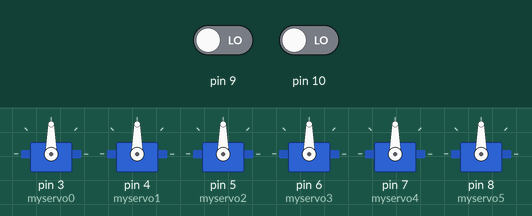
Recording of a sketch running on a simulated Arduino Uno, built with avr-gcc and run on an emulated ATmega328P. Parts: 6 × servo. The test bench sets the inputs (shaded band); at power-on: pin 10 LOW, pin 9 LOW.

Above: at 1.2 s.
1.3 s: pin 10 driven HIGH
At 3.3 s:
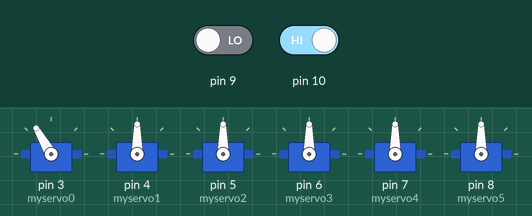
At 10.7 s:
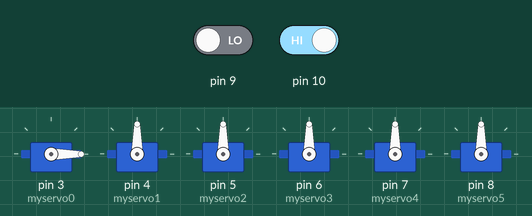
Timing chart, 0 to 35.1 s (numbered marks = the images above; inputs shaded):
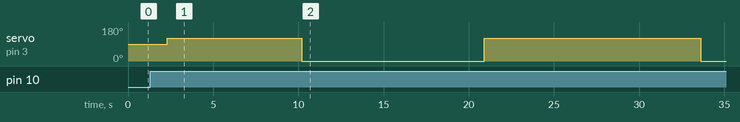

Measured:
- after the input at 1.3 s, servo on pin 3 (myservo0): 90° → 120° after 1.0 s, → 0° 7.9 s later, → 120° 10.7 s later, → 0° 12.7 s later

The sketch:

arduino_code.ino
```cpp
#include <Servo.h>
Servo myservo1;
Servo myservo2;
Servo myservo3;
Servo myservo4;
Servo myservo5;
Servo myservo0;
int cur[] = { 90, 90, 90, 90, 90, 90, 90 };
void setup() {
  // put your setup code here, to run once:
  Serial.begin(9600);
  myservo0.attach(3);
  myservo1.attach(4);
  myservo2.attach(5);
  myservo3.attach(6);
  myservo4.attach(7);
  myservo5.attach(8);
}

void loop() {

  int autom = digitalRead(9);
  int manual = digitalRead(10);

  if (autom == 1) {
    if (Serial.available() > 0) {         // Check if data is available to read
      char receivedChar = Serial.read();  // Read the incoming byte

      if (receivedChar == '1') {  // Check the received character
        delay(1000);
        armdown();
        delay(1000);
        armup();
        delay(1000);
      }

    }


  }
  if (manual == 1) {
    delay(1000);
    armdown();
    delay(1000);
    armup();
    delay(1000);
  }
}
void armdown() {
  myservo0.write(120);
  delay(1000);
  move(myservo1, cur[1], 50, 1);
  delay(1000);
  move(myservo3, cur[3], 0, 3);
  delay(1000);
  move(myservo4, cur[4], 140, 4);
  delay(1000);
  myservo0.write(0);
  delay(1000);
}
void armup() {


  move(myservo4, cur[4], 90, 4);
  delay(1000);
  move(myservo3, cur[3], 90, 3);
  delay(1000);
  move(myservo1, cur[1], 180, 1);
  delay(1000);
  myservo0.write(120);
  delay(1000);
}

void move(Servo sm, int from, int to, int pos) {
  if (from < to) {
    for (int i = from; i <= to; i += 5) {
      sm.write(i);
      cur[pos] = i;
      delay(100);
    }
  }
  if (from > to) {
    for (int i = from; i >= to; i -= 5) {
      sm.write(i);
      cur[pos] = i;
      delay(100);
    }
  }
}
```
